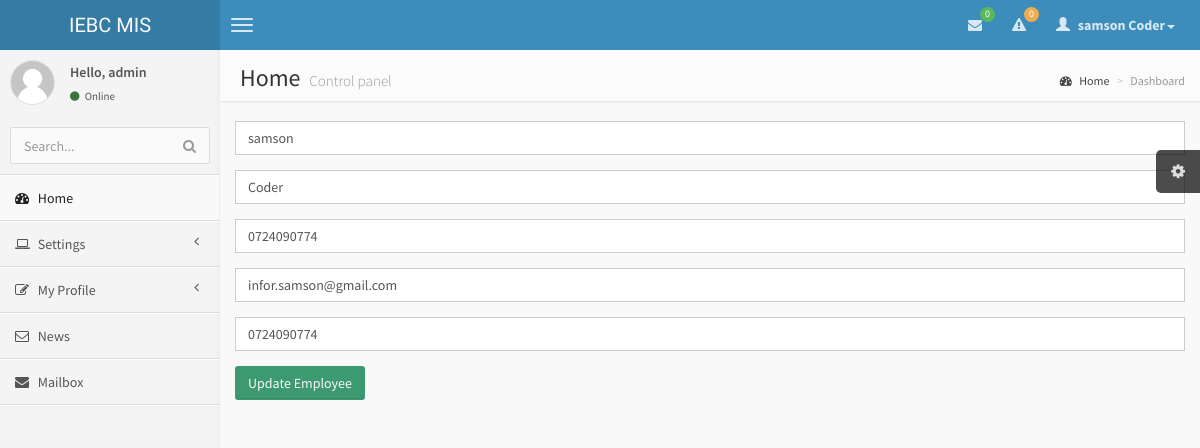
Screenshot of /logs/admin/myprof.php (signed in) with the database file from the repository.
### tables this page shows
CREATE TABLE `user_details` (
  `id` int(11) NOT NULL,
  `user_firstname` varchar(20) NOT NULL,
  `user_lastname` varchar(20) NOT NULL,
  `user_username` varchar(20) NOT NULL,
  `user_payrollnumber` varchar(10) NOT NULL,
  `user_email` varchar(50) NOT NULL,
  `user_phone` varchar(20) NOT NULL,
  `user_fingerprint` varchar(100) NOT NULL
);

### logs/admin/myprof.php (the view, shortened to what this page needs)
<?php
include '../connection/db.php';
$username=$_SESSION['logname'];
$result1 = mysqli_query($con, "SELECT * FROM user_details WHERE user_username='$username'");
while($res = mysqli_fetch_array($result1))
{
    $user_firstname= $res['user_firstname'];
    $user_lastname= $res['user_lastname'];
}
$username=$_SESSION['logname'];
include_once("../connection/db.php");
?>
<?php
$result = mysqli_query($con, "SELECT * FROM user_details WHERE user_username='$username'");
while($res = mysqli_fetch_array($result))
{
    $user_firstname = $res['user_firstname'];
    $user_lastname= $res['user_lastname'];
    $user_payrollnumber = $res['user_payrollnumber'];
    $user_email = $res['user_email'];
    $user_phone = $res['user_phone'];
}
?>
<!DOCTYPE html>
<html>
<head>
    <link href="../css/bootstrap.min.css" rel="stylesheet" type="text/css" />
    <link href="../css/font-awesome.min.css" rel="stylesheet" type="text/css" />
    <link href="../css/ionicons.min.css" rel="stylesheet" type="text/css" />
    <link href="../css/morris/morris.css" rel="stylesheet" type="text/css" />
    <link href="../css/jvectormap/jquery-jvectormap-1.2.2.css" rel="stylesheet" type="text/css" />
    <link href="../css/fullcalendar/fullcalendar.css" rel="stylesheet" type="text/css" />
    <link href="../css/daterangepicker/daterangepicker-bs3.css" rel="stylesheet" type="text/css" />
    <link href="../css/bootstrap-wysihtml5/bootstrap3-wysihtml5.min.css" rel="stylesheet" type="text/css" />
    <link href="../css/AdminLTE.css" rel="stylesheet" type="text/css" />
</head>
<body class="skin-blue">
<header class="header">
    <a href="index.php" class="logo">
        IEBC MIS
    </a>
    <nav class="navbar navbar-static-top" role="navigation">
        <a href="#" class="navbar-btn sidebar-toggle" data-toggle="offcanvas" role="button">
            <span class="icon-bar"></span>
            <span class="icon-bar"></span>
            <span class="icon-bar"></span>
        </a>
        <div class="navbar-right">
            <ul class="nav navbar-nav">
                <li class="dropdown messages-menu">
                    <a href="#" class="dropdown-toggle" data-toggle="dropdown">
                        <i class="fa fa-envelope"></i>
                        <span class="label label-success">0</span>
                    </a>
                </li>
                <li class="dropdown notifications-menu">
                    <a href="#" class="dropdown-toggle" data-toggle="dropdown">
                        <i class="fa fa-warning"></i>
                        <span class="label label-warning">0</span>
                    </a>
                </li>
                <li class="dropdown user user-menu">
                    <a href="#" class="dropdown-toggle" data-toggle="dropdown">
                        <i class="glyphicon glyphicon-user"></i>
                        <span><?php echo "$user_firstname&nbsp$user_lastname";?><i class="caret"></i></span>
                    </a>
                </li>
            </ul>
        </div>
    </nav>
</header>
<div class="wrapper row-offcanvas row-offcanvas-left">
    <aside class="left-side sidebar-offcanvas">
        <section class="sidebar">
            <div class="user-panel">
                <div class="pull-left image">
                    <img src="../img/user.jpg" class="img-circle" alt="User Image" />
                </div>
                <div class="pull-left info">
                    <p>Hello, <?php echo "$username"; ?></p>
                    <a href="#"><i class="fa fa-circle text-success"></i> Online</a>
                </div>
            </div>
            <form action="#" method="get" class="sidebar-form">
                <div class="input-group">
                    <input type="text" name="q" class="form-control" placeholder="Search..."/>
                    <span class="input-group-btn">
                                <button type='submit' name='seach' id='search-btn' class="btn btn-flat"><i class="fa fa-search"></i></button>
                            </span>
                </div>
            </form>
            <ul class="sidebar-menu">
                <li class="active">
                    <a href="index.php">
                        <i class="fa fa-dashboard"></i> <span>Home</span>
                    </a>
                </li>
                <li class="treeview">
                    <a href="#">
                        <i class="fa fa-laptop"></i>
                        <span>Settings</span>
                        <i class="fa fa-angle-left pull-right"></i>
                    </a>
                </li>
                <li class="treeview">
                    <a href="#">
                        <i class="fa fa-edit"></i> <span>My Profile</span>
                        <i class="fa fa-angle-left pull-right"></i>
                    </a>
                </li>
                <li>
                    <a href="news.php">
                        <i class="fa fa-envelope-o"></i> <span>News</span>
                    </a>
                </li>
                <li>
                    <a href="mailbox.php">
                        <i class="fa fa-envelope"></i> <span>Mailbox</span>
                    </a>
                </li>
            </ul>
        </section>
    </aside>
    <aside class="right-side">
        <section class="content-header">
            <h1>
                Home
                <small>Control panel</small>
            </h1>
            <ol class="breadcrumb">
                <li><a href="#"><i class="fa fa-dashboard"></i> Home</a></li>
                <li class="active">Dashboard</li>
            </ol>
        </section>
        <section class="content">
<form action="" method="post">
    <div class="form-group">
        <input type="text" name="fname" value="<?php echo $user_firstname;?>" required class="form-control" placeholder="firstname"/>
    </div>
    <div class="form-group">
        <input type="text" name="lname" required value="<?php echo $user_lastname;?>" class="form-control" placeholder="lastname"/>
    </div>
    <div class="form-group">
        <input type="text" name="pnumber" required value="<?php echo $user_payrollnumber;?>" class="form-control" placeholder="Employee Number"/>
    </div>
    <div class="form-group">
        <input type="email" name="email" required value="<?php echo $user_email;?>" class="form-control" placeholder="Email"/>
    </div>
    <div class="form-group">
        <input type="text" name="phone" required value="<?php echo $user_phone;?>" class="form-control" placeholder="Mobile Number"/>
    </div>
    <div class="footer">
        <button type="submit" name="update" class="btn bg-olive">Update Employee</button>
    </div>
</form>
        </section>
    </aside>
</div>
</body>
</html>

### rows the page displays
user_details: user_firstname "samson", user_lastname "Coder", fname "samson", lname "Coder", pnumber "0724090774", email "infor.samson@gmail.com", phone "0724090774"

### other values shown
$username "admin"
